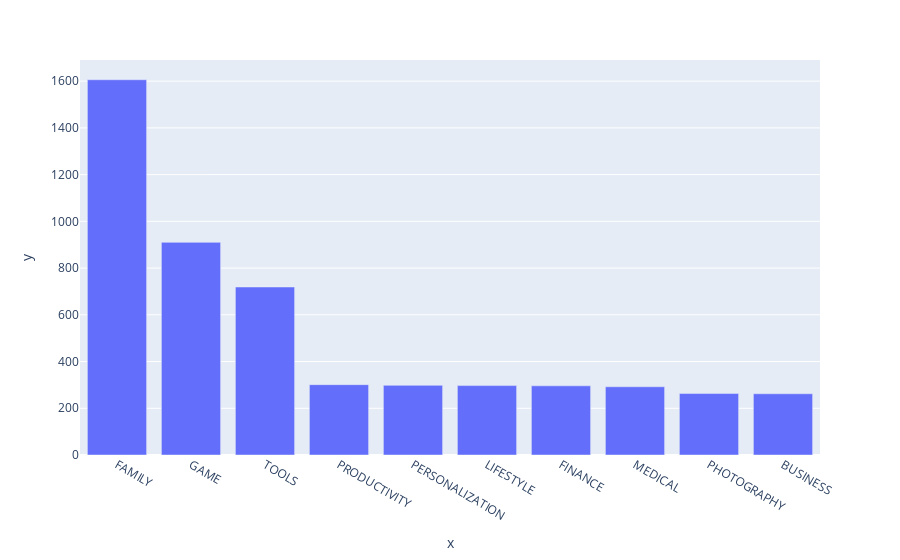

Notebook code cell kept with this figure:
### Markdown cell above
### Vertical Bar Chart - Highest Competition (Number of Apps)

### Code cell
bar = px.bar(x = top10_category.index, # index = category name
             y = top10_category.values)
bar.show()

### Figure 1 — Plotly figure (JSON) as saved in the notebook; plotly's stock layout.template omitted (floating-point values rounded to 4 significant figures)
{"data": [{"alignmentgroup": "True", "hovertemplate": "x=%{x}<br>y=%{y}<extra></extra>", "legendgroup": "", "marker": {"color": "#636efa", "pattern": {"shape": ""}}, "name": "", "offsetgroup": "", "orientation": "v", "showlegend": false, "textposition": "auto", "type": "bar", "x": ["FAMILY", "GAME", "TOOLS", "PRODUCTIVITY", "PERSONALIZATION", "LIFESTYLE", "FINANCE", "MEDICAL", "PHOTOGRAPHY", "BUSINESS"], "xaxis": "x", "y": [1606, 910, 719, 301, 298, 297, 296, 292, 263, 262], "yaxis": "y"}], "layout": {"barmode": "relative", "legend": {"tracegroupgap": 0}, "margin": {"t": 60}, "xaxis": {"anchor": "y", "domain": [0, 1], "title": {"text": "x"}}, "yaxis": {"anchor": "x", "domain": [0, 1], "title": {"text": "y"}}}}
